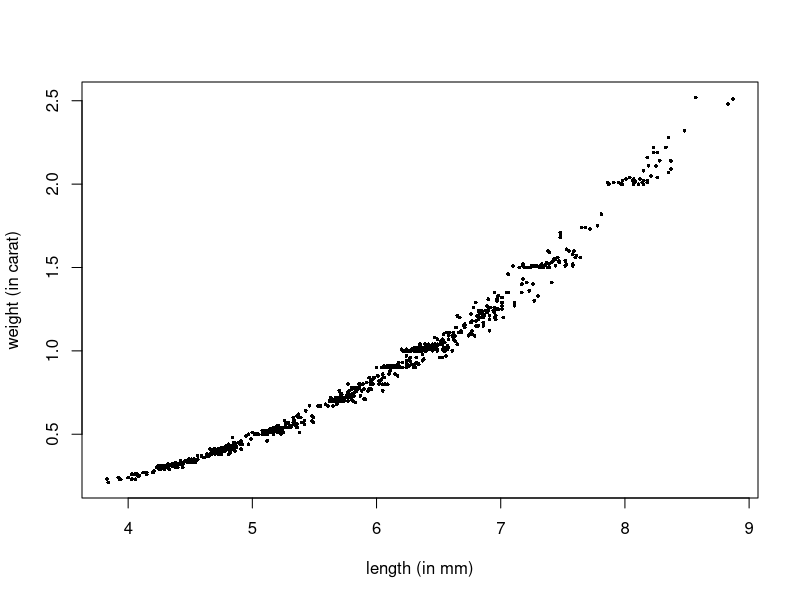
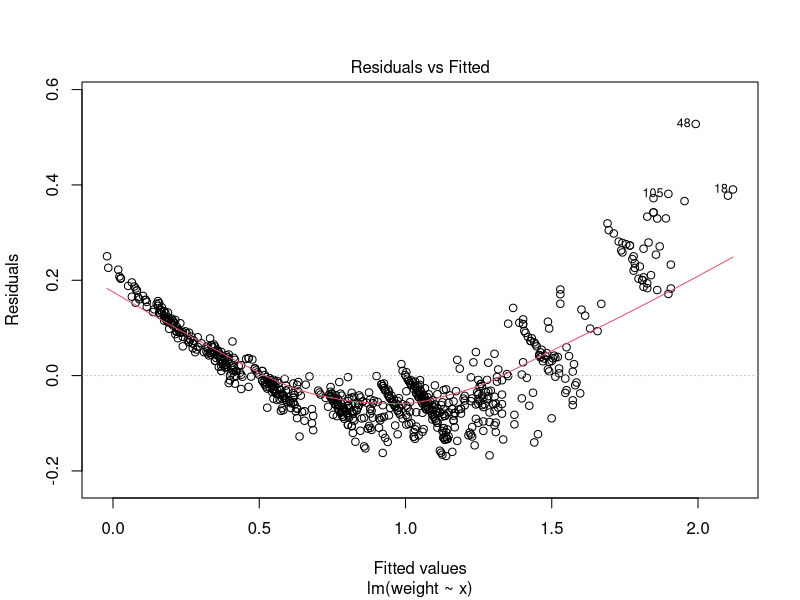
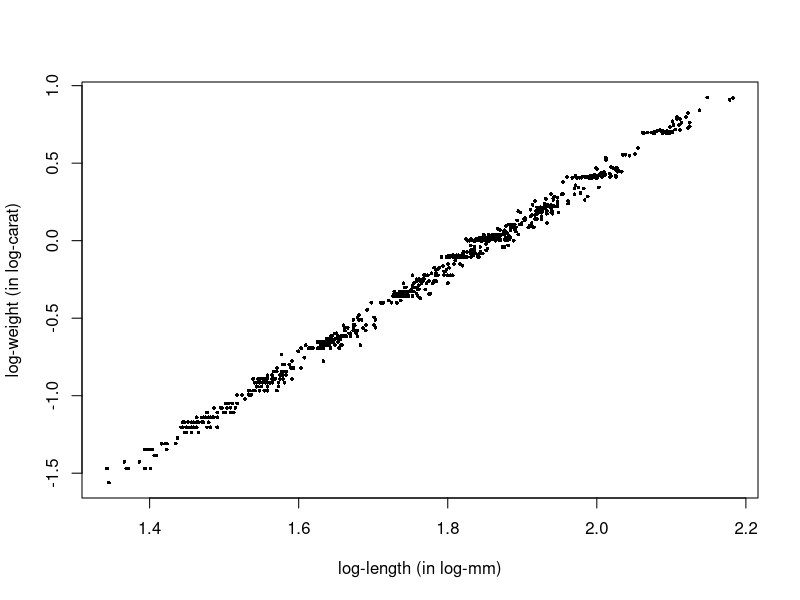
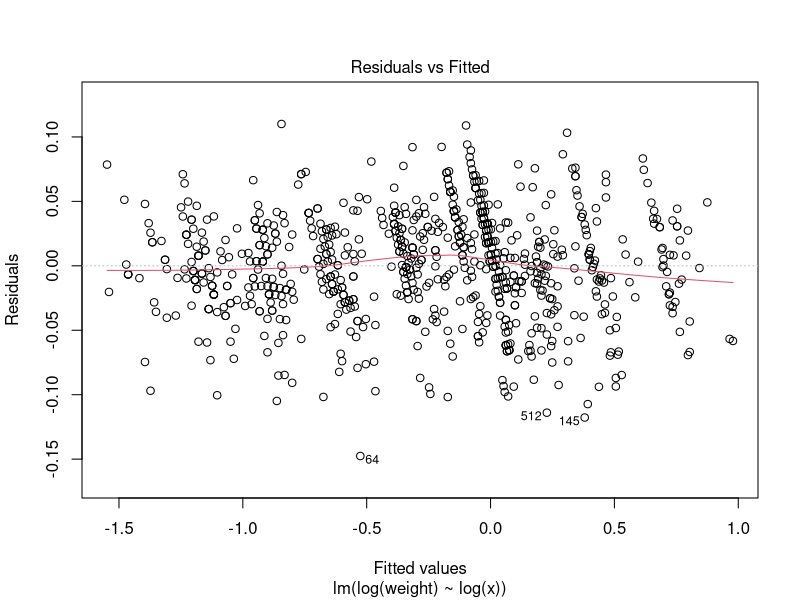
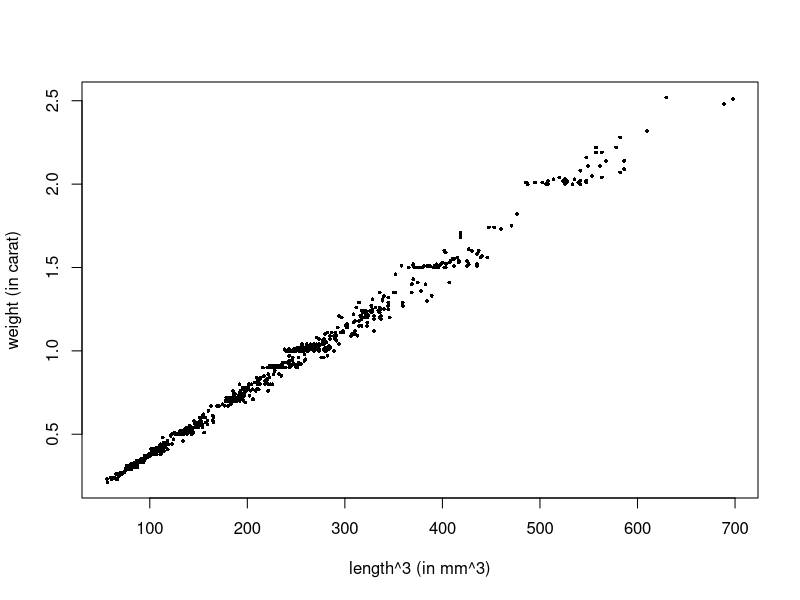
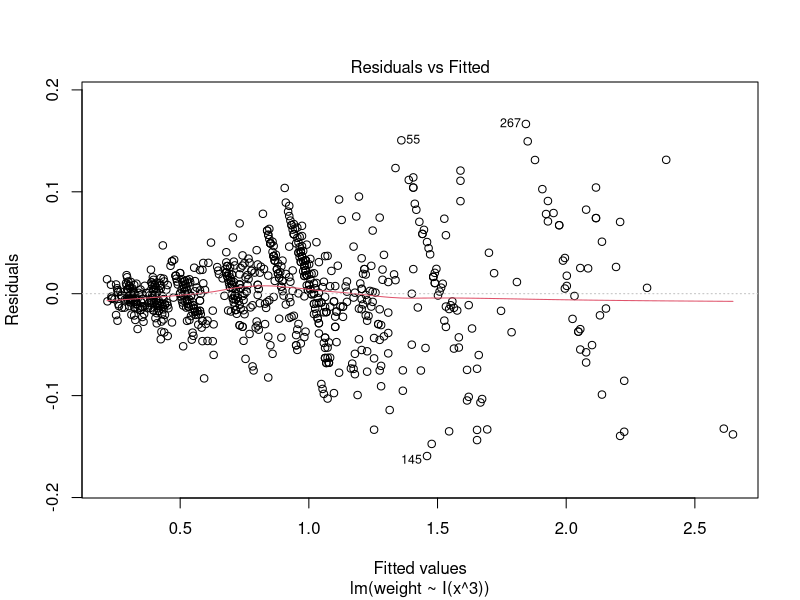

Write R code to recreate these figures, in order.
## ---- chunk 1
dia3 <- read.csv("../data/dia3.csv")
model1 <- lm(log(price) ~ log(weight), data=dia3)
## ---- chunk 2
#| layout-ncol: 2
#| fig-width: 5
#| fig-height: 3
plot(weight ~ x, pch=16, cex=0.5, data=dia3,
     xlab="length (in mm)", ylab="weight (in carat)")
model_linear <- lm(weight ~ x, data=dia3)
plot(model_linear, 1)
## ---- chunk 3
#| layout-ncol: 2
#| fig-width: 5
#| fig-height: 3
plot(log(weight) ~ log(x), pch=16, cex=0.5, data=dia3,
     xlab="log-length (in log-mm)", ylab="log-weight (in log-carat)")
model_log_log <- lm(log(weight) ~ log(x), data=dia3)
plot(model_log_log, 1)
## ---- chunk 4
#| layout-ncol: 2
#| fig-width: 5
#| fig-height: 3
plot(weight ~ I(x^3), pch=16, cex=0.5, data=dia3,
     xlab="length^3 (in mm^3)", ylab="weight (in carat)")
model_xcubed <- lm(weight ~ I(x^3), data=dia3)
plot(model_xcubed, 1)
